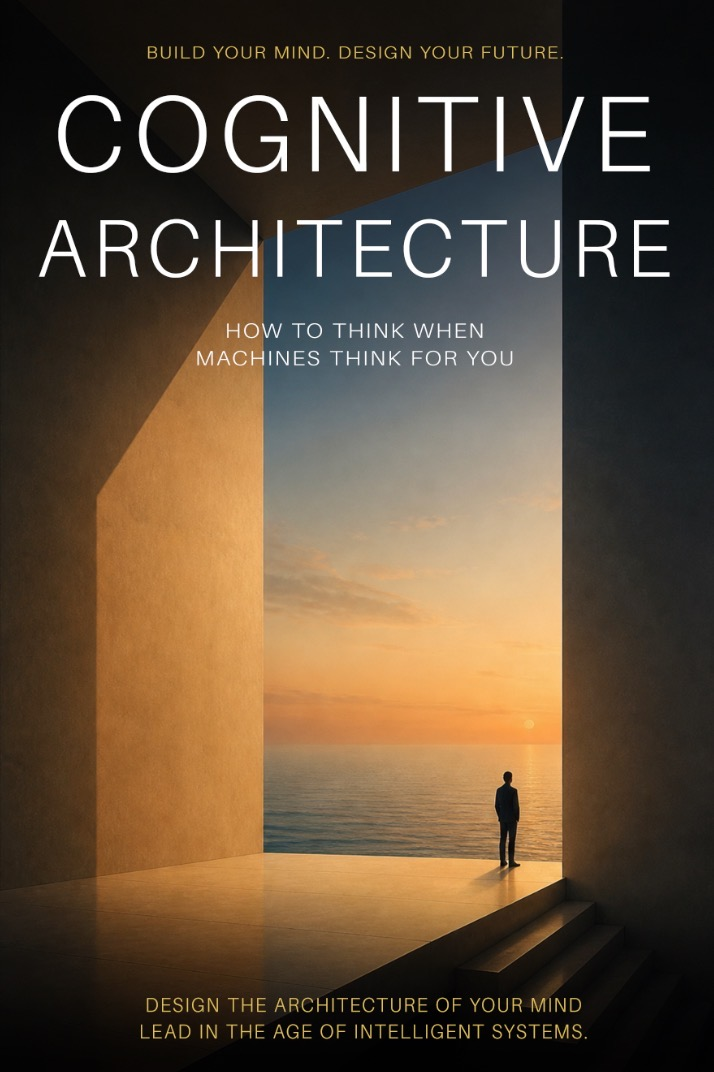
#> input picture assets/book-cover.jpg, 714 x 1072 px
$ python generate-og-cards.py
#> lines starting #> are read from the running program, lines starting #| are printed output that depends on the picture
#!/usr/bin/env python3
"""
Generate page-specific Open Graph share cards for nathancritchett.me.

Outputs 1200x630 PNGs to assets/og-*.png using the brand palette:
  Abyss      #060A14
  Dune Gold  #C4874D
  Coral      #D4735E
  Pandora    #00D4B8
  Cloud      #F0ECF8

Run: python3 scripts/generate-og-cards.py
"""

from PIL import Image, ImageDraw, ImageFont, ImageFilter
import os

ROOT = os.path.dirname(os.path.dirname(os.path.abspath(__file__)))
OUT_DIR = os.path.join(ROOT, "assets")
COVER_PATH = os.path.join(OUT_DIR, "book-cover.jpg")
W, H = 1200, 630

# Brand colors
ABYSS = (6, 10, 20)
DEEP = (16, 24, 40)
GOLD = (196, 135, 77)
CORAL = (212, 115, 94)
PANDORA = (0, 212, 184)
CLOUD = (240, 236, 248)
MUTE = (128, 136, 168)
SOFT = (90, 96, 128)

# Fonts
SERIF_BOLD = "/System/Library/Fonts/Supplemental/Georgia Bold.ttf"
SERIF_REG = "/System/Library/Fonts/Supplemental/Georgia.ttf"
SANS = "/System/Library/Fonts/Helvetica.ttc"


def f(path, size):
    return ImageFont.truetype(path, size)


def gradient_bg(draw, img):
    """Vertical diagonal gradient from ABYSS to DEEP."""
    base = Image.new("RGB", (W, H), ABYSS)
    overlay = Image.new("RGB", (W, H), DEEP)
    mask = Image.new("L", (W, H), 0)
    md = ImageDraw.Draw(mask)
    for y in range(H):
        # diagonal-ish fade
        v = int(255 * (y / H) * 0.55)
        md.line([(0, y), (W, y)], fill=v)
    base = Image.composite(overlay, base, mask)
    img.paste(base, (0, 0))


def radial_glow(img, cx, cy, radius, color, max_alpha=60):
    """Stamp a soft radial glow onto img."""
    glow = Image.new("RGBA", (W, H), (0, 0, 0, 0))
    gd = ImageDraw.Draw(glow)
    steps = 18
    for i in range(steps, 0, -1):
        r = int(radius * (i / steps))
        a = int(max_alpha * (1 - i / steps) ** 1.4)
        gd.ellipse([cx - r, cy - r, cx + r, cy + r], fill=color + (a,))
    img.alpha_composite(glow)


def particles(img, points):
    """Tiny colored dots for atmosphere."""
    layer = Image.new("RGBA", (W, H), (0, 0, 0, 0))
    d = ImageDraw.Draw(layer)
    for x, y, r, color, a in points:
        d.ellipse([x - r, y - r, x + r, y + r], fill=color + (a,))
    img.alpha_composite(layer)


def hairline(draw, x, y, w, color=GOLD, h=2):
    draw.rectangle([x, y, x + w, y + h], fill=color)


def text_centered(draw, text, font, y, fill=CLOUD, kern=0):
    """Draw text centered horizontally at given y, with optional letter-spacing (kern)."""
    if kern == 0:
        bbox = draw.textbbox((0, 0), text, font=font)
        tw = bbox[2] - bbox[0]
        draw.text(((W - tw) / 2, y), text, font=font, fill=fill)
    else:
        # measure each char to apply kerning
        char_widths = []
        for c in text:
            bbox = draw.textbbox((0, 0), c, font=font)
            char_widths.append(bbox[2] - bbox[0])
        total = sum(char_widths) + kern * (len(text) - 1)
        x = (W - total) / 2
        for c, cw in zip(text, char_widths):
            draw.text((x, y), c, font=font, fill=fill)
            x += cw + kern


def text_left(draw, text, font, x, y, fill=CLOUD, kern=0):
    if kern == 0:
        draw.text((x, y), text, font=font, fill=fill)
    else:
        cx = x
        for c in text:
            draw.text((cx, y), c, font=font, fill=fill)
            bbox = draw.textbbox((0, 0), c, font=font)
            cx += (bbox[2] - bbox[0]) + kern


def base_card():
    img = Image.new("RGBA", (W, H), ABYSS + (255,))
    bg = Image.new("RGB", (W, H), ABYSS)
    d = ImageDraw.Draw(bg)
    # subtle vertical fade
    for y in range(H):
        t = y / H
        r = int(ABYSS[0] + (DEEP[0] - ABYSS[0]) * t * 0.7)
        g = int(ABYSS[1] + (DEEP[1] - ABYSS[1]) * t * 0.7)
        b = int(ABYSS[2] + (DEEP[2] - ABYSS[2]) * t * 0.7)
        d.line([(0, y), (W, y)], fill=(r, g, b))
    img.paste(bg, (0, 0))

    # ambient glows
    radial_glow(img, 180, 540, 500, (107, 63, 160), max_alpha=70)   # violet bottom-left
    radial_glow(img, 1040, 120, 460, GOLD, max_alpha=55)            # gold top-right
    radial_glow(img, 600, 320, 360, PANDORA, max_alpha=22)          # subtle cyan center

    # particles
    pts = [
        (180, 90, 3, PANDORA, 160),
        (1000, 70, 2, GOLD, 150),
        (350, 540, 2, PANDORA, 130),
        (1050, 510, 3, GOLD, 130),
        (850, 110, 2, PANDORA, 180),
        (280, 320, 2, GOLD, 130),
        (950, 380, 2, PANDORA, 150),
        (140, 460, 2, GOLD, 130),
        (600, 60, 2, PANDORA, 130),
        (600, 560, 2, GOLD, 130),
        (440, 200, 1, CLOUD, 90),
        (760, 440, 1, CLOUD, 90),
    ]
    particles(img, pts)
    return img


def paste_cover(img, target_h=300, right_margin=90, y_center=None):
    """
    Paste the book cover on the right side with a soft drop shadow.
    Cover preserves its native aspect ratio.
    Returns the rect occupied as (x0, y0, x1, y1) so callers can avoid it.
    """
    cover = Image.open(COVER_PATH).convert("RGBA")
    cw0, ch0 = cover.size
    target_w = int(target_h * cw0 / ch0)
    cover = cover.resize((target_w, target_h), Image.LANCZOS)

    if y_center is None:
        y_center = H // 2
    x0 = W - right_margin - target_w
    y0 = y_center - target_h // 2

    # Drop shadow: blurred dark rectangle slightly larger than cover
    shadow_pad = 24
    shadow = Image.new(
        "RGBA",
        (target_w + shadow_pad * 2, target_h + shadow_pad * 2),
        (0, 0, 0, 0),
    )
    sd = ImageDraw.Draw(shadow)
    sd.rectangle(
        [shadow_pad, shadow_pad, shadow_pad + target_w, shadow_pad + target_h],
        fill=(0, 0, 0, 180),
    )
    shadow = shadow.filter(ImageFilter.GaussianBlur(radius=18))
    img.alpha_composite(shadow, dest=(x0 - shadow_pad, y0 - shadow_pad + 8))

    # Thin gold hairline frame for definition
    frame = Image.new("RGBA", (target_w + 2, target_h + 2), (0, 0, 0, 0))
    fd = ImageDraw.Draw(frame)
    fd.rectangle([0, 0, target_w + 1, target_h + 1], outline=GOLD + (90,), width=1)
    img.alpha_composite(frame, dest=(x0 - 1, y0 - 1))

    img.alpha_composite(cover, dest=(x0, y0))
    return (x0, y0, x0 + target_w, y0 + target_h)


def draw_arrow(draw, x, y, color=GOLD, length=22, thickness=2):
    """Draw a right-pointing arrow at (x, y)."""
    # shaft
    draw.rectangle([x, y - thickness // 2, x + length, y + thickness // 2 + (thickness % 2)], fill=color)
    # head
    head = 8
    draw.polygon(
        [(x + length, y - head), (x + length + head, y), (x + length, y + head)],
        fill=color,
    )


def add_footer(draw, label_left="NATHANCRITCHETT.ME", label_right=None):
    """Bottom row: site URL on left, optional CTA on right with drawn arrow."""
    sans = f(SANS, 18)
    text_left(draw, label_left, sans, 64, H - 60, fill=MUTE, kern=2)
    if label_right:
        bbox = draw.textbbox((0, 0), label_right, font=sans)
        tw = bbox[2] - bbox[0]
        th = bbox[3] - bbox[1]
        arrow_gap = 14
        arrow_len = 26
        arrow_head = 8
        total = tw + arrow_gap + arrow_len + arrow_head
        x = W - 64 - total
        draw.text((x, H - 60), label_right, font=sans, fill=GOLD)
        # vertical-center the arrow against the text
        ax = x + tw + arrow_gap
        ay = H - 60 + th // 2 + 1
        draw_arrow(draw, ax, ay, color=GOLD, length=arrow_len)


# -----------------------------------------------------------------
# CARD 1: HOME
# -----------------------------------------------------------------
def card_home():
    img = base_card()
#> in radial_glow, `glow = Image.new("RGBA", (W, H), (0, 0, 0, 0))`: glow: PIL image 1200x630 RGBA; every value is 0
#> call 3 of radial_glow, with cx = 600, cy = 320, radius = 360, color = (0, 212, 184), max_alpha = 22
#> in radial_glow (call 3), `img.alpha_composite(glow)`:
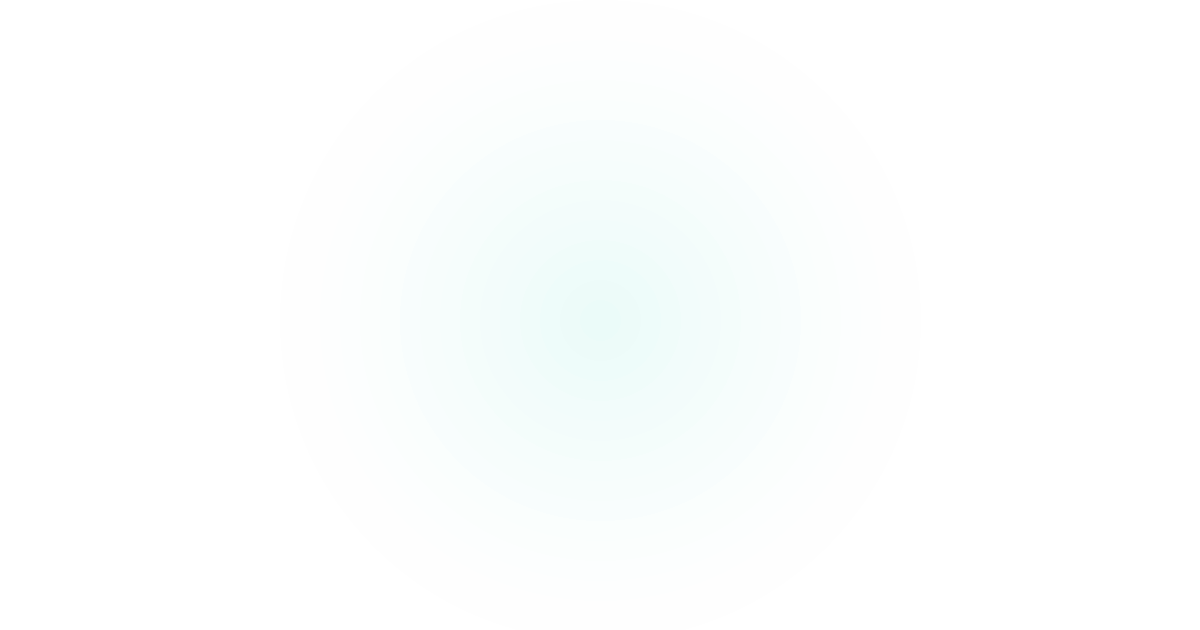
#> glow: PIL image 1200x630 RGBA; mean R, G, B, A 0, 108.4, 94.1, 2.4; transparent parts drawn white
    paste_cover(img, target_h=300, right_margin=90, y_center=H // 2 - 20)
#> in paste_cover, `shadow = Image.new( "RGBA", (target_w + shadow_pad * 2, target_h + sha..`: shadow: PIL image 247x348 RGBA; every value is 0
#> in paste_cover, `frame = Image.new("RGBA", (target_w + 2, target_h + 2), (0, 0, 0, 0))`: frame: PIL image 201x302 RGBA; every value is 0
#> in paste_cover, `img.alpha_composite(frame, dest=(x0 - 1, y0 - 1))`:
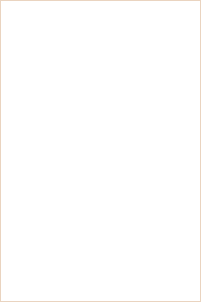
#> frame: PIL image 201x302 RGBA; mean R, G, B, A 3.2, 2.2, 1.3, 1.5; transparent parts drawn white
    d = ImageDraw.Draw(img)

    sans = f(SANS, 20)
    sans_sm = f(SANS, 16)
    serif = f(SERIF_BOLD, 60)
    serif_sm = f(SERIF_REG, 24)

    # Eyebrow
    text_left(d, "NATHAN CRITCHETT", sans, 64, 64, fill=GOLD, kern=3)
    hairline(d, 64, 100, 90)

    # Headline
    d.text((64, 150), "Close the gap between AI", font=serif, fill=CLOUD)
    d.text((64, 218), "and the humans using it.", font=serif, fill=CLOUD)

    # Subhead
    d.text((64, 310), "Cognitive strategy, speaking, and a", font=serif_sm, fill=MUTE)
    d.text((64, 344), "new book for leaders in the AI era.", font=serif_sm, fill=MUTE)

    # Tiny cover caption
    text_left(d, "NEW BOOK · PRE-SALE OPEN", sans_sm, 830, 460, fill=GOLD, kern=2)

    add_footer(d, "NATHANCRITCHETT.ME", "Read more")
    return img


# -----------------------------------------------------------------
# CARD 2: BOOK  (the hero piece — must be the strongest)
# -----------------------------------------------------------------
def card_book():
    img = base_card()
    # Slightly larger cover on the book card itself
    paste_cover(img, target_h=400, right_margin=90, y_center=H // 2 - 10)
    d = ImageDraw.Draw(img)

    sans = f(SANS, 20)
    sans_sm = f(SANS, 18)
    title_serif = f(SERIF_BOLD, 78)
    sub_serif = f(SERIF_REG, 28)

    # Eyebrow
    text_left(d, "A NEW BOOK  ·  PRE-SALE OPEN", sans, 64, 64, fill=GOLD, kern=3)
    hairline(d, 64, 100, 90)

    # Main title — two lines
    d.text((64, 150), "Cognitive", font=title_serif, fill=CLOUD)
    d.text((64, 232), "Architecture", font=title_serif, fill=CLOUD)

    # Coral underline accent
    d.rectangle([64, 332, 360, 336], fill=CORAL)

    # Subtitle
    d.text((64, 360), "How to Think When", font=sub_serif, fill=GOLD)
    d.text((64, 396), "Machines Think For You", font=sub_serif, fill=GOLD)

    # Byline
    text_left(d, "BY NATHAN CRITCHETT", sans_sm, 64, 460, fill=MUTE, kern=3)

    add_footer(d, "NATHANCRITCHETT.ME/BOOK", "Reserve your copy")
    return img


# -----------------------------------------------------------------
# CARD 3: AUDIT
# -----------------------------------------------------------------
def card_audit():
    img = base_card()
    paste_cover(img, target_h=300, right_margin=90, y_center=H // 2 - 20)
    d = ImageDraw.Draw(img)

    sans = f(SANS, 20)
    sans_sm = f(SANS, 16)
    serif = f(SERIF_BOLD, 62)
    serif_sm = f(SERIF_REG, 24)

    text_left(d, "THE COGNITIVE AUDIT", sans, 64, 64, fill=GOLD, kern=3)
    hairline(d, 64, 100, 90)

    d.text((64, 150), "Where is the gap", font=serif, fill=CLOUD)
    d.text((64, 222), "widest in your", font=serif, fill=CLOUD)
    d.text((64, 294), "organization?", font=serif, fill=CLOUD)

    d.text((64, 396), "5 minutes. 15 questions. An honest score.", font=serif_sm, fill=MUTE)

    # Tiny cover caption
    text_left(d, "PAIRS WITH THE BOOK", sans_sm, 850, 460, fill=GOLD, kern=2)

    add_footer(d, "NATHANCRITCHETT.ME/AUDIT", "Take the audit")
    return img


# -----------------------------------------------------------------
# CARD 4: WRITING  (research / essays fallback)
# -----------------------------------------------------------------
def card_writing():
    img = base_card()
    paste_cover(img, target_h=300, right_margin=90, y_center=H // 2 - 20)
    d = ImageDraw.Draw(img)

    sans = f(SANS, 20)
    sans_sm = f(SANS, 16)
    serif = f(SERIF_BOLD, 56)
    serif_sm = f(SERIF_REG, 24)

    text_left(d, "RESEARCH  ·  ESSAYS  ·  FIELD NOTES", sans, 64, 64, fill=GOLD, kern=3)
    hairline(d, 64, 100, 90)

    d.text((64, 150), "Cognitive strategy", font=serif, fill=CLOUD)
    d.text((64, 214), "for the AI era.", font=serif, fill=CLOUD)

    d.text((64, 304), "Writing by Nathan Critchett on AI,", font=serif_sm, fill=MUTE)
    d.text((64, 338), "education, and the future of human judgment.", font=serif_sm, fill=MUTE)

    # Tiny cover caption
    text_left(d, "NEW BOOK · PRE-SALE OPEN", sans_sm, 830, 460, fill=GOLD, kern=2)

    add_footer(d, "NATHANCRITCHETT.ME", "Read the archive")
    return img


# -----------------------------------------------------------------
# CARD 5: OCEAN SAFETY FOR KIDS  (free public-service video)
# -----------------------------------------------------------------
def card_ocean_safety():
    """
    Uses the video poster frame as the visual anchor on the right
    instead of the book cover, since this is a free public-service
    page, not book promotion.
    """
    img = base_card()
    d = ImageDraw.Draw(img)

    # Poster from the video, framed on the right
    poster_path = os.path.join(OUT_DIR, "video", "ocean-safety-poster.jpg")
    if os.path.exists(poster_path):
        poster = Image.open(poster_path).convert("RGBA")
        # poster is 1280x720 (16:9). Target: 380px wide.
        target_w = 380
        target_h = int(target_w * 9 / 16)
        poster = poster.resize((target_w, target_h), Image.LANCZOS)
        x0 = W - 90 - target_w
        y0 = (H - target_h) // 2 - 20

        # Drop shadow
        shadow_pad = 20
        shadow = Image.new(
            "RGBA",
            (target_w + shadow_pad * 2, target_h + shadow_pad * 2),
            (0, 0, 0, 0),
        )
        sd = ImageDraw.Draw(shadow)
        sd.rectangle(
            [shadow_pad, shadow_pad, shadow_pad + target_w, shadow_pad + target_h],
            fill=(0, 0, 0, 180),
        )
        shadow = shadow.filter(ImageFilter.GaussianBlur(radius=16))
        img.alpha_composite(shadow, dest=(x0 - shadow_pad, y0 - shadow_pad + 8))

        # Cyan hairline frame
        frame = Image.new("RGBA", (target_w + 2, target_h + 2), (0, 0, 0, 0))
        fd = ImageDraw.Draw(frame)
        fd.rectangle(
            [0, 0, target_w + 1, target_h + 1],
            outline=PANDORA + (110,),
            width=1,
        )
        img.alpha_composite(frame, dest=(x0 - 1, y0 - 1))

        img.alpha_composite(poster, dest=(x0, y0))

        # Play-button triangle overlay in the center of the poster
        cx = x0 + target_w // 2
        cy = y0 + target_h // 2
        r = 36
        # circle background
        circle = Image.new("RGBA", (r * 2 + 4, r * 2 + 4), (0, 0, 0, 0))
        cd = ImageDraw.Draw(circle)
        cd.ellipse([2, 2, r * 2 + 2, r * 2 + 2], fill=(255, 255, 255, 225))
        img.alpha_composite(circle, dest=(cx - r - 2, cy - r - 2))
        # triangle
        tri = Image.new("RGBA", (r * 2, r * 2), (0, 0, 0, 0))
        td = ImageDraw.Draw(tri)
        td.polygon(
            [(r - 10, r - 16), (r - 10, r + 16), (r + 16, r)],
            fill=(6, 10, 20, 255),
        )
        img.alpha_composite(tri, dest=(cx - r, cy - r))

    d = ImageDraw.Draw(img)

    sans = f(SANS, 20)
    sans_sm = f(SANS, 16)
    serif = f(SERIF_BOLD, 56)
    serif_sm = f(SERIF_REG, 24)

    text_left(d, "FREE  ·  3-MINUTE VIDEO", sans, 64, 64, fill=GOLD, kern=3)
    hairline(d, 64, 100, 90)

    d.text((64, 150), "Ocean Safety", font=serif, fill=CLOUD)
    d.text((64, 214), "for Kids.", font=serif, fill=CLOUD)

    d.text((64, 302), "A short, clear video built to teach", font=serif_sm, fill=MUTE)
    d.text((64, 336), "the kids in your life to read the ocean.", font=serif_sm, fill=MUTE)

    text_left(d, "FOR PARENTS  ·  FOR EDUCATORS", sans_sm, 64, 410, fill=PANDORA, kern=2)

    add_footer(d, "NATHANCRITCHETT.ME", "Watch and share")
    return img


def save(img, name):
    path = os.path.join(OUT_DIR, name)
    img.convert("RGB").save(path, "PNG", optimize=True)
    print(f"  wrote {name}")


def main():
    print("Generating OG share cards (1200x630)...")
    save(card_home(), "og-home.png")
    save(card_book(), "og-book.png")
#> call 2 of paste_cover, with target_h = 400, right_margin = 90, y_center = 305
#> in paste_cover (call 2), `shadow = Image.new( "RGBA", (target_w + shadow_pad * 2, target_h + sha..`: shadow: PIL image 314x448 RGBA; every value is 0
#> in paste_cover (call 2), `shadow = shadow.filter(ImageFilter.GaussianBlur(radius=18))`:
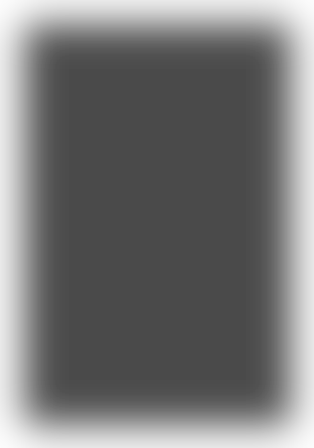
#> shadow: PIL image 314x448 RGBA; mean R, G, B, A 0, 0, 0, 136; transparent parts drawn white
#> in paste_cover (call 2), `frame = Image.new("RGBA", (target_w + 2, target_h + 2), (0, 0, 0, 0))`: frame: PIL image 268x402 RGBA; every value is 0
    save(card_audit(), "og-audit.png")
    save(card_writing(), "og-writing.png")
    save(card_ocean_safety(), "og-ocean-safety.png")
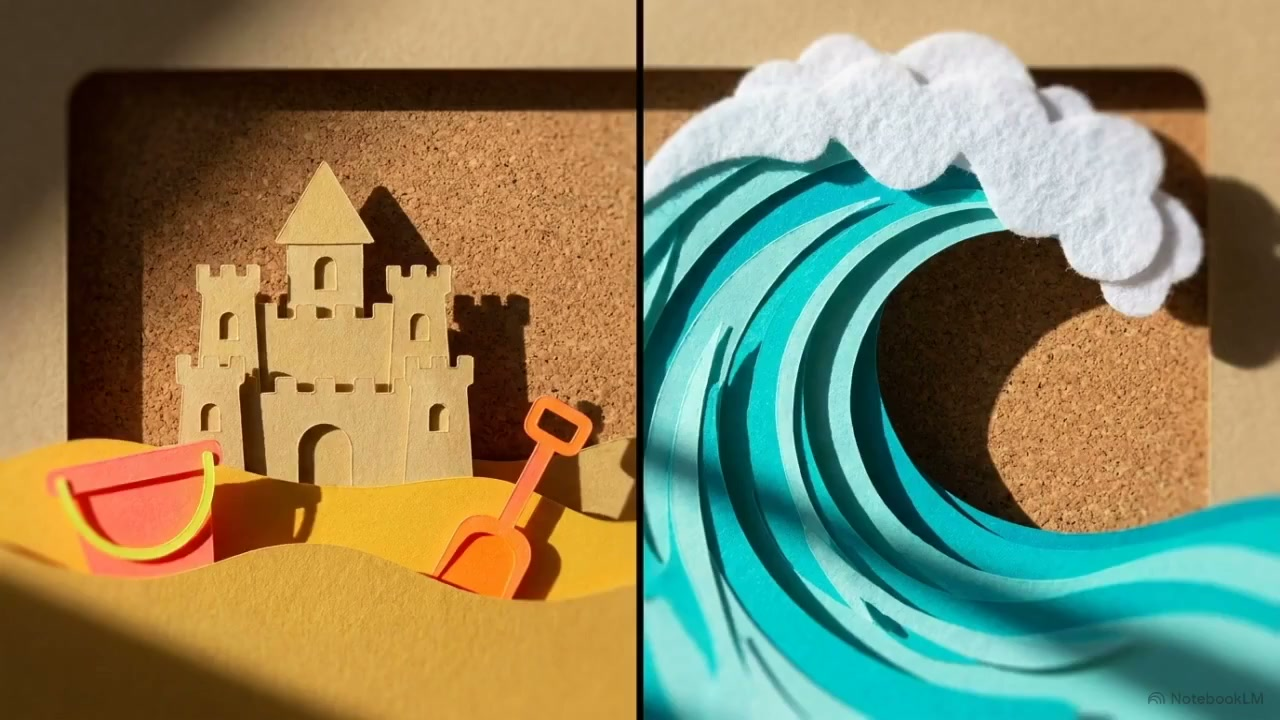
#> input picture assets/video/ocean-safety-poster.jpg, 1280 x 720 px
#> in card_ocean_safety, `shadow = Image.new( "RGBA", (target_w + shadow_pad * 2, target_h + sha..`: shadow: PIL image 420x253 RGBA; every value is 0
#> in card_ocean_safety, `shadow = shadow.filter(ImageFilter.GaussianBlur(radius=16))`:
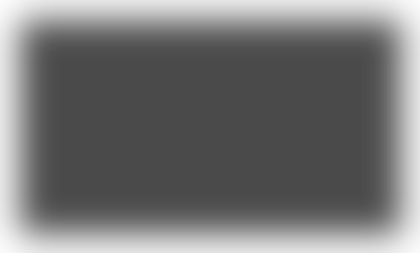
#> shadow: PIL image 420x253 RGBA; mean R, G, B, A 0, 0, 0, 136.8; transparent parts drawn white
#> in card_ocean_safety, `img.alpha_composite(shadow, dest=(x0 - shadow_pad, y0 - shadow_pad + 8))`:
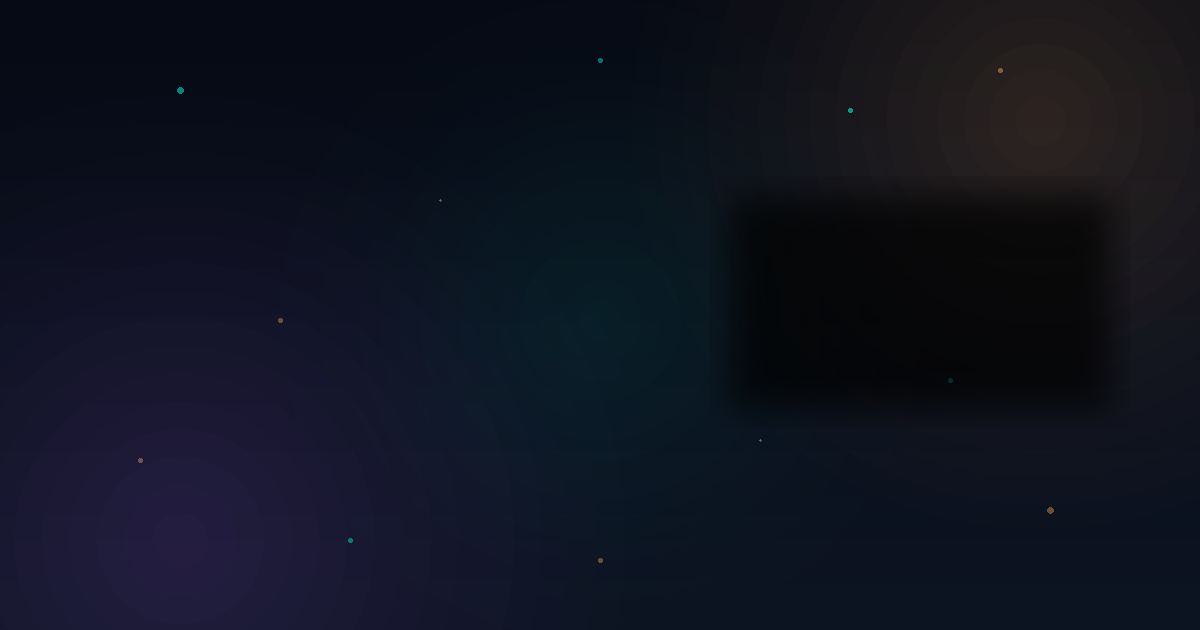
#> img: PIL image 1200x630 RGBA; mean R, G, B, A 15.6, 19.3, 31.8, 255
#> in card_ocean_safety, `frame = Image.new("RGBA", (target_w + 2, target_h + 2), (0, 0, 0, 0))`: frame: PIL image 382x215 RGBA; every value is 0
#> in card_ocean_safety, `img.alpha_composite(frame, dest=(x0 - 1, y0 - 1))`:
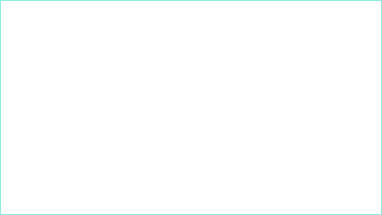
#> frame: PIL image 382x215 RGBA; mean R, G, B, A 0, 3.1, 2.7, 1.6; transparent parts drawn white
    print("Done.")


if __name__ == "__main__":
    main()
